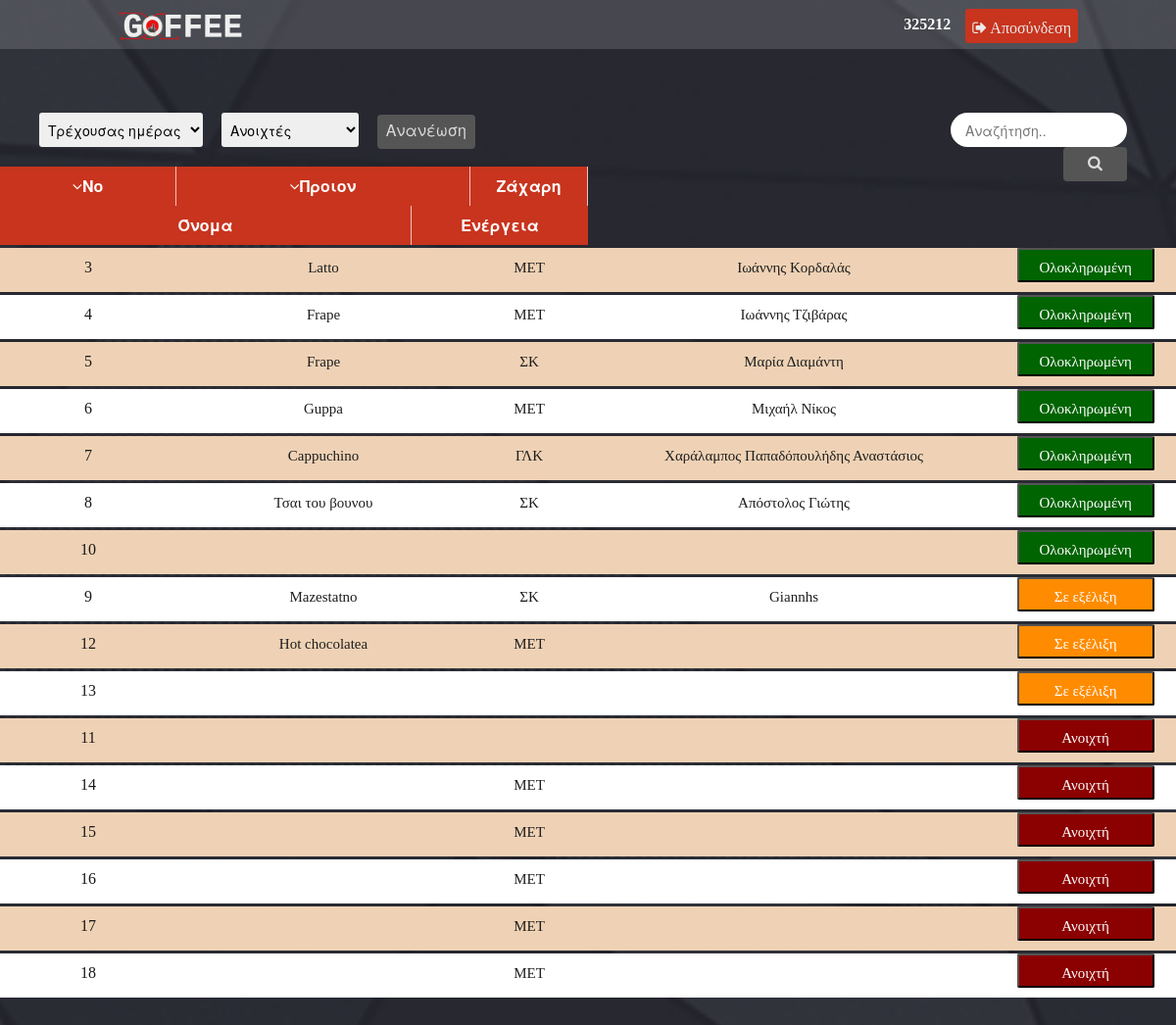
The app's page /src/core/view.php (signed in) with its own data.
### tables this page shows
CREATE TABLE `orders` (
  `id` int(250) NOT NULL,
  `product` varchar(64) NOT NULL,
  `sugar` varchar(32) NOT NULL DEFAULT 'MET',
  `address` varchar(128) NOT NULL,
  `name` varchar(128) NOT NULL,
  `comment` text NOT NULL,
  `status` varchar(32) NOT NULL DEFAULT '1',
  `order_date` date NOT NULL,
  `order_time` varchar(32) NOT NULL
);

### src/core/order_list_new.php (the view, shortened to what this page needs)
<div id="main">
    <div id="view">
         <div id="filter_section">
            <div id="filter_section_menu">
                <?php require('filters.php'); ?>
            </div>
            <div id="search_section_menu">
                <?php require('search.php'); ?>
            </div>
        </div>
        <div id="view_table">
            <div id="table_header_bar">
                <form method="POST" action="" >
                    <button type="submit" name="no_button" id="menu_button_no" class="btn"><i class="fa fa-angle-down"></i>Νο</button><button type="submit" name="product_button" id="menu_button_product" class="btn"><i class="fa fa-angle-down"></i>Προιον</button><button type="submit" name="sugar_button" id="menu_button_sugar"class="btn">Ζάχαρη</button><button type="submit" name="name_button" id="menu_button_name" class="btn">Όνομα</button><button type="submit" name="action_button" id="menu_button_action" class="btn">Ενέργεια</button>
                </form>
            </div>
             <div class="faq-row-container">
    <?php
    for($i=0; $i<$row_cnt; $i++) {
    ?>
        <div class="faq-row open">
            <a href="javascript:;" class="faq-row-handle">
                <?php
                    if($i % 2 == 0) {
                        echo "<div class=\"order_record_odd\">";
                        echo "<div class=\"status_block\" style=\"//background: red; width: 15%;\">" . $rows[$i]['id'] . "</div>";
                    }else {
                        echo "<div class=\"order_record_even\">";
                        echo "<div class=\"status_block\" style=\"//background: red; width: 15%;\" >" . $rows[$i]['id'] . "</div>";
                    }
                    echo "<div class=\"tableCol\" style=\"//background: purple; width: 25%;\">" . $rows[$i]['product']. "</div>";
                    echo "<div class=\"tableCol\" style=\"//background: green; width: 10%;\">" . $rows[$i]['sugar']. "</div>";
                    echo "<div class=\"tableCol\" style=\"//background: black; width: 35%;\">" . str_replace("-","/",$rows[$i]['name']) . "</div>";
                ?>
                <div class="actionButton">
                    <form action="" method="post">
                        <?php
                            if($rows[$i]['status'] == 1) {
                                echo "<input type=\"submit\" value=\"Ανοιχτή\" style=\"background: darkred;\" />";
                            }elseif( $rows[$i]['status'] == 2) {
                                echo "<input type=\"submit\" value=\"Σε εξέλιξη\" style=\"background: darkorange;\" />";
                            }elseif( $rows[$i]['status'] == 3) {
                                echo "<input type=\"submit\" value=\"Ολοκληρωμένη\" style=\"background: darkgreen;\" />";
                            }
                        ?>
                    </form>
                </div>
            </a>
        </div>
    </div>
    <?php
        }
    ?>

### src/core/view.php (shortened to what this page needs)
<!DOCTYPE html>
<html>
<head>
	  <link rel="stylesheet" href="https://maxcdn.bootstrapcdn.com/bootstrap/3.3.7/css/bootstrap.min.css">
	  <link href="../css/general.css"  rel="stylesheet" type="text/css" />
	  <link href="../css/view_style.css" rel="stylesheet" type="text/css" />
	  <link rel="stylesheet" href="https://cdnjs.cloudflare.com/ajax/libs/font-awesome/4.7.0/css/font-awesome.min.css">
	<?php
		function real_name() {
			$id = $_SESSION['user_id'];
			return $id;
		}
	?>
</head>
<body onload="javascript:pageLoadFunc()">
	<?php
		require('logo_bar.php');
	?>
	<?php
		if( isset($_POST['searchText']) ) {
			$search_keyword = $_POST['searchText'];
			$sql_join = mysqli_query($conn, "SELECT * FROM orders WHERE `name` LIKE '%". $search_keyword . "%' OR `address` LIKE '%". $search_keyword . "%' ORDER BY `id` ASC");
		}else {
			if( isset($_POST['no_button']) ) {
				$sql_join = mysqli_query($conn, "SELECT * FROM orders ORDER BY `id` ASC");
			}elseif( isset($_POST['product_button']) ) {
				$sql_join = mysqli_query($conn, "SELECT * FROM orders ORDER BY `product` ASC");
			}elseif( isset($_POST['address_button']) ) {
				$sql_join = mysqli_query($conn, "SELECT * FROM orders ORDER BY `address` ASC");
			}else {
				$sql_join = mysqli_query($conn, "SELECT * FROM orders ORDER BY `status` DESC");
			}
		}
		if ($sql_join !== FALSE) {
			$rows = $sql_join->fetch_all(MYSQLI_ASSOC);
		}
		$row_cnt = $sql_join->num_rows;
		require('order_list_new.php');
	?>
</body>
</html>

### src/core/logo_bar.php
<div id="logo_bar_outter">
  <div id="logo_bar_inner">
    <div id="menuLogoBox">
      <img src="../images/logo_w.png" width="150px" />
    </div>
    <div id="menuLoginBox">
      <table cellspacing=0 cellpadding=0>
        <tr>
          <td>
             <strong><?php $loginName=real_name(); echo $loginName; ?> </strong>
          </td>
          <td>
            <form method="POST" action="logout.php">
              <button type="submit" name="logout_button" id="logo_bar_logout_button"><i class="fa fa-sign-out"></i>
                Αποσύνδεση
              </button>
            </form>
          </td>
        </tr>
      </table>
    </div>
  </div>
</div>

### src/core/filters.php (shortened to what this page needs)
<div id="filter_list">
  <form action="" method="POST">
    <ul>
      <li>
        <select name="orderDate">
          <option value="today">Τρέχουσας ημέρας</option>
        </select>
      </li>
      <li>
        <select name="orderStatus">
          <option value="open">Ανοιχτές</option>
        </select>
      </li>
      <li>
        <input type="submit" value="Ανανέωση">
      </li>
  </form>
</div>

### src/core/search.php
<div id="search_box">
  <div class="search-container">
    <form action="" method="post">
      <input type="text" placeholder="Αναζήτηση.." name="searchText">
      <button type="submit"><i class="fa fa-search"></i></button>
    </form>
  </div>
</div>

### src/css/general.css (style rules this page uses)
body { margin: 0px; padding: 0px; background: url('../images/newbg.gif'); background-size: cover; background-position: center center; }
#logo_bar_outter { width: 100%; height: 50px; line-height: 50px; background:rgba(255,255,255,0.15); }
#logo_bar_inner { width: 1000px; margin-left: auto; margin-right: auto; font-size: 16px; color: white; font-family: Tahoma; }
#menuLogoBox { float: left; }
#menuLogoBox img { vertical-align: middle; }
#menuLoginBox { float: right; }
#menuLoginBox button { vertical-align: middle; }
#logo_bar_logout_button { background: #c8341e; transition: 0.4s ease; border: #c8341e solid 1px; color: #eaeaea; border-radius: 3px; margin-left: 15px; height: 35px; line-height: 35px; }

### src/css/view_style.css (style rules this page uses)
#main { height: 100%; width: 100%; margin: 0px auto 0px auto; }
#view { margin-top: 50px; margin-bottom: 150px; }
#filter_section { width: 100%; height: 45px; margin-bottom: 25px; padding-left: 25px; padding-top: 15px; }
#filter_list { //background: yellow; height: 100%; width: 40%; float: left; }
#filter_list ul { list-style-type: none; margin: 0; padding: 0; }
#filter_list li { display: inline; }
#filter_section select { height: 35px; text-align: left; border: none; border-radius: 3px; padding-left: 5px; color: black; }
#filter_section select { margin-left: 15px; }
#filter_section option { height: 35px; border: none; font-size: 16px; font-family: 'Raleway', sans-serif; color: black; padding: 15px; }
#filter_list input { width: 100px; height: 35px; background: #555555; border: none; border-radius: 4px; padding: 3px; text-align: center; font-size: 16px; transition: 0.4s ease; margin-left: 15px; color: #dddddd; border-bottom: solid #555555 3px; }
#search_box { width: 25%; height: 100%; //background: green; float: right; text-align: right; padding-right: 50px; }
#search_box input[type=text] { height: 35px; width: 180px; font-size: 14px; border: none; border-radius: 25px; text-align: left; padding-left: 15px; }
#search_box .search-container button { width: 65px; height: 35px; background: #555555; border: none; border-radius: 4px; padding: 3px; text-align: center; font-size: 16px; transition: 0.4s ease; margin-left: 15px; color: #dddddd; border-bottom: solid #555555 3px; }
#table_header_bar { height: 100%; width: 100%; }
.btn { height: 40px; border: none; border-radius: 0px; background: #c8341e; color: white; margin: 0px; text-align: center; font-size: 16px; font-weight: bold; overflow: hidden; text-overflow: ellipsis; white-space: nowrap; }
#menu_button_no { width: 15%; border-right: solid 1px rgba(255, 255, 255, 0.7); }
#menu_button_product { width: 25%; border-right: solid 1px rgba(255, 255, 255, 0.7); }
#menu_button_sugar { width: 10%; border-right: solid 1px rgba(255, 255, 255, 0.7); }
#menu_button_name { width: 35%; border-right: solid 1px rgba(255, 255, 255, 0.7); }
#menu_button_action { width: 15% }
.order_record_odd { height: 180%; transition: all 0.3s ease 0s; background-color: rgba(203,106,11,0.30); }
.order_record_even { transition: all 0.3s ease 0s; background-color: rgba(255,255,255,0.30); height: 180%; }
.tableCol { height: 40px; line-height: 40px; display: inline-block; font-size: 15px; text-align: center; font-family: Tahoma; color: #1e1e1e; overflow: hidden; text-overflow: ellipsis; white-space: nowrap; }
.actionButton { width: 14%; height: 40px; line-height: 40px; display: inline-block; font-size: 15px; text-align: center; font-family: Tahoma; color: #1e1e1e; overflow: hidden; text-overflow: ellipsis; white-space: nowrap; }
.actionButton input { height: 35px; width: 140px; line-height: 35px; border-radius: 2px; transition: all 0.2s ease 0s; color: white; font-size: 15px; text-align: center; font-family: Tahoma; }
.status_block { height: 40px; line-height: 40px; display: inline-block; font-family: Tahoma; text-align: center; font-size: 16px; overflow: hidden; text-overflow: ellipsis; white-space: nowrap; }
.faq-row { background-color: #fff; //border: #ccc 1px solid; border: none; margin-bottom: 3px; margin-top: 3px; }
.faq-row-handle { cursor: pointer; display: block; color: #191919; font-weight: normal; font-size: 13px; //padding: 7px 30px 7px 10px; line-height: 20px; text-decoration: none; outline: 0; }

### records on screen
orders: id "3", product "Latto", sugar "ΜΕΤ", name "Ιωάννης Κορδαλάς"
orders: id "4", product "Frape", sugar "ΜΕΤ", name "Ιωάννης Τζιβάρας"
orders: id "5", product "Frape", sugar "ΣΚ", name "Μαρία Διαμάντη"
orders: id "6", product "Guppa", sugar "ΜΕΤ", name "Μιχαήλ Νίκος"
orders: id "7", product "Cappuchino", sugar "ΓΛΚ", name "Χαράλαμπος Παπαδόπουλήδης Αναστάσιος"
orders: id "8", product "Τσαι του βουνου", sugar "ΣΚ", name "Απόστολος Γιώτης"
orders: id "10"
orders: id "9", product "Mazestatno", sugar "ΣΚ", name "Giannhs"
orders: id "12", product "Hot chocolatea", sugar "MET"
orders: id "13"
orders: id "11"
orders: id "14", sugar "MET"
orders: id "15", sugar "MET"
orders: id "16", sugar "MET"
orders: id "17", sugar "MET"
orders: id "18", sugar "MET"

### other values on screen
$loginName "325212"
